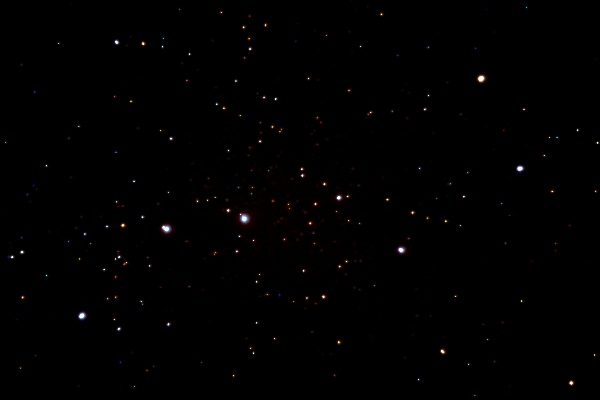
%> input picture t1.jpg, 600 x 400 px
$ octave final_project_V1.m   (GNU Octave 9; MATLAB toolbox functions it lacks are replaced by stand-ins)
%> lines starting %> are read from the running program, lines starting %| are printed output that depends on the picture; in (x1, y1, x2, y2) boxes, pixels count from 0 and x2, y2 are one past the last pixel; in counts of white or black regions, pixels touching at a corner belong together; the program's own positions count from 1
### areaFilter.m
%%%%%%%%blue
function areaThresh = areaFilter( colorThresh, upperLimit, lowerLimit)
areaThresh = colorThresh;
imLabel = bwlabel(areaThresh);
shapeProps = regionprops(imLabel, 'Area');
for nRegion = 1: length(shapeProps)
    idx = imLabel == nRegion;
    area = shapeProps(nRegion).Area;
    if (area > upperLimit) || (area < lowerLimit)
        areaThresh(idx) = 0;
    end
end

### final_project_V1.m
%%create the database.

clc;
clear all;
trainname={'t1.jpg'};
Train=im2double(imread(trainname{1}));
Train_gray=rgb2gray(Train);
Level=graythresh(Train_gray);
%> Level = 0.361
Train_Thre=im2bw(Train_gray,Level);
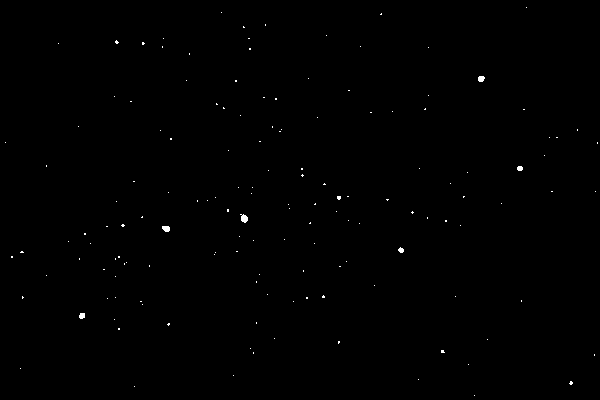
%> Train_Thre: size 400x600 logical; 0.22% white in thin lines or dots

% EP=strel('disk',2);
% Train_Reduce=imdilate(imerode(Train_Thre,EP),EP);
%
Train_Reduce=areaFilter(Train_Thre, 1000, 13);
%> in areaFilter, `imLabel = bwlabel(areaThresh);`: imLabel: size 400x600 double; 149 distinct labels, from 0 to 148
%> in areaFilter, `shapeProps = regionprops(imLabel, 'Area');`: shapeProps = 148 regions; largest, Area: 48, 40, 35, 31, 26
%> the loop in areaFilter, `for nRegion = 1: length(shapeProps)` made 148 passes
%> area on passes 12, 40: 31, 40
%> pass 1, in areaFilter, `idx = imLabel == nRegion;`:
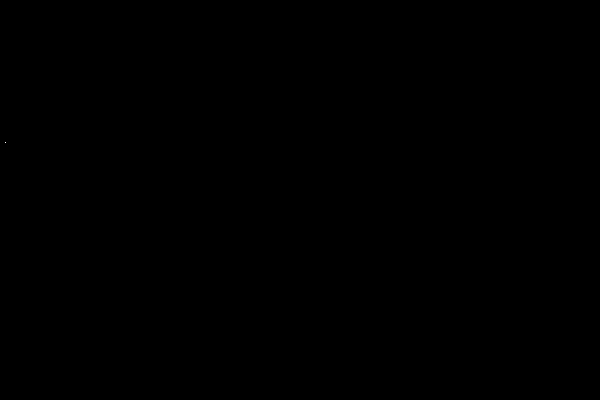
%> idx: size 400x600 logical; 0% white in thin lines or dots, all inside (x1, y1, x2, y2) = (5, 142, 6, 143)
%> after the loop in areaFilter, `for nRegion = 1: length(shapeProps)`:
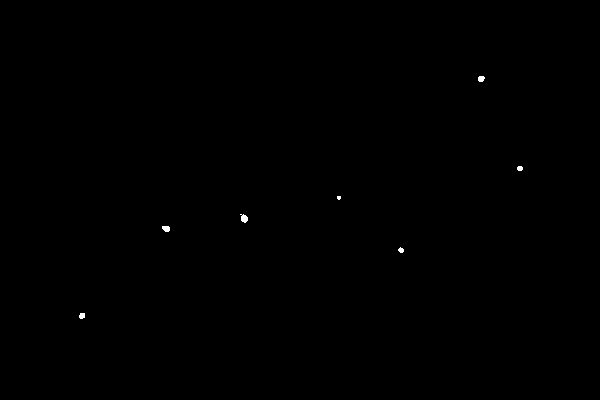
%> areaThresh: size 400x600 logical; 0.09% white; 7 white regions (1 under 20 px), largest, box (x1, y1, x2, y2) and area: (240, 214, 248, 223) 48, (162, 226, 170, 232) 40, (478, 76, 485, 82) 35, (79, 313, 85, 319) 31, (517, 166, 523, 171) 26, (398, 247, 404, 253) 25
imLabel = bwlabel(Train_Reduce);
%> imLabel: size 400x600 double; 8 distinct labels, from 0 to 7
shapeProps = regionprops(imLabel, 'Area');
%> shapeProps = 7 regions; Area: 48, 40, 35, 31, 26, 25, 14
star=zeros(length(shapeProps),5);
 imshow(imLabel);
 hold on
for nStar=1:1:length(shapeProps)
    [y,x] =find(imLabel == nStar);
    centerx=mean(x);
    centery=mean(y);
    star(nStar,1) = shapeProps(nStar).Area;
    star(nStar,2)=centerx;
    star(nStar,3)=centery;
     scatter(centerx,centery,star(nStar,1),'filled','r');
end
%> this loop made 7 passes
%> (centerx, centery) on passes 1 to 7: (82.61, 316.4), (166.8, 229.2), (244.8, 219), (339.5, 198.3), (401.6, 250.8), (481.8, 79.37), (520.5, 169)
%> after the loop, star = [31 82.61 316.4 0 0; 40 166.8 229.2 0 0; 48 244.8 219 0 0; 14 339.5 198.3 0 0; 25 401.6 250.8 0 0; 35 481.8 79.37 0 0; 26 520.5 169 0 0]
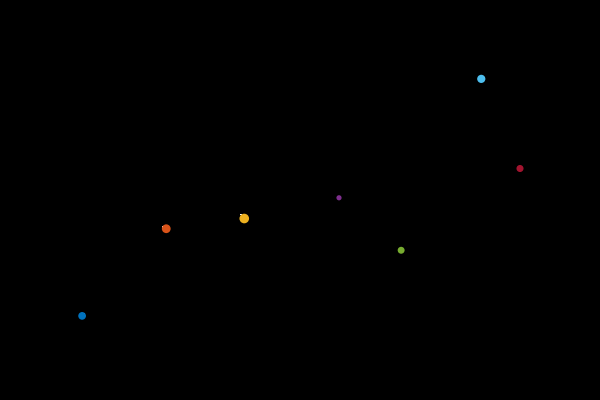
%> figure redrawn from the program's plot data
%star=sort(star,1,'descend');
% scatter(star(:,3),star(:,2),15,'filled','r');
% plot(star(:,3),star(:,2));
constel=star;%flipud(sortrows(star));
%> constel has the same summary as star
% scatter(constel(:,3),constel(:,2),15,'filled','r');
% plot(constel(:,3),constel(:,2));
constel(:,2)=constel(:,2)-constel(1,2);
constel(:,3)=constel(:,3)-constel(1,3);
constel(1,4)=sqrt(constel(2,2).^2+constel(2,3).^2);
constel(1,5)=constel(2,3)/constel(2,2);
save('constel','constel');
%%

$ run again, with test1.jpg copied over t1.jpg
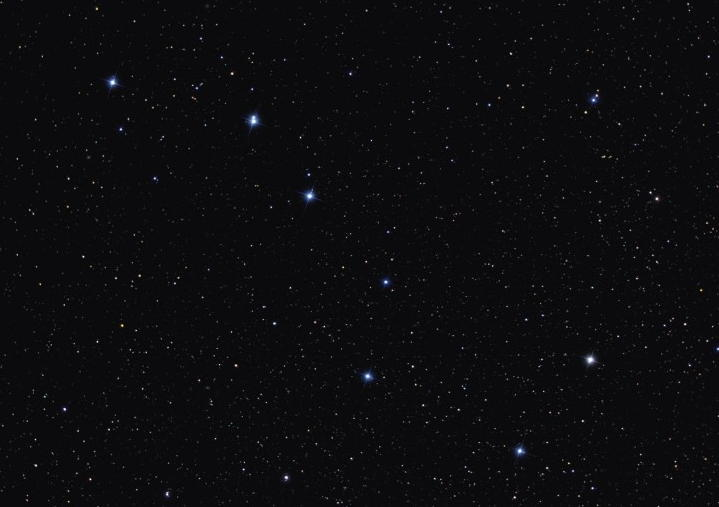
%> input picture test1.jpg, 719 x 507 px
%> Level = 0.212
%> `Train_Thre=im2bw(Train_gray,Level);`:
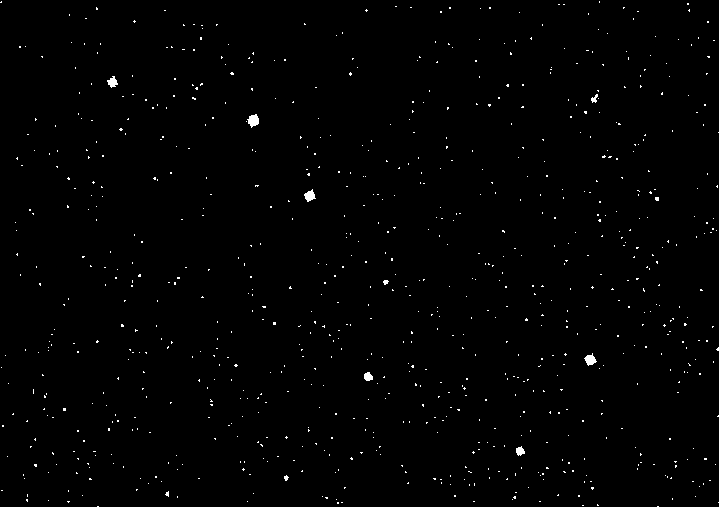
%> Train_Thre: size 507x719 logical; 0.73% white in thin lines or dots
%> in areaFilter, `shapeProps = regionprops(imLabel, 'Area');`: shapeProps = 823 regions; largest, Area: 109, 94, 90, 77, 62
%> the loop in areaFilter, `for nRegion = 1: length(shapeProps)` made 823 passes
%> area on passes 1 to 3: 3, 1, 2
%> `shapeProps = regionprops(imLabel, 'Area');`: shapeProps = 11 regions; largest, Area: 109, 94, 90, 77, 62
%> the loop `for nStar=1:1:length(shapeProps)` made 11 passes
%> (centerx, centery) on passes 1 to 8: (113.1, 82.71), (168, 494.5), (254, 121.1), (286.7, 478.5), (310.4, 196.4), (368.8, 377.3), (386.3, 282.7), (520.7, 451.7)
%> after the loop `for nStar=1:1:length(shapeProps)`: star = 11 rows, first 8: [77 113.1 82.71 0 0; 15 168 494.5 0 0; 109 254 121.1 0 0; 19 286.7 478.5 0 0; 90 310.4 196.4 0 0; 62 368.8 377.3 0 0; 21 386.3 282.7 0 0; 61 520.7 451.7 0 0]
%> constel has the same summary as star
